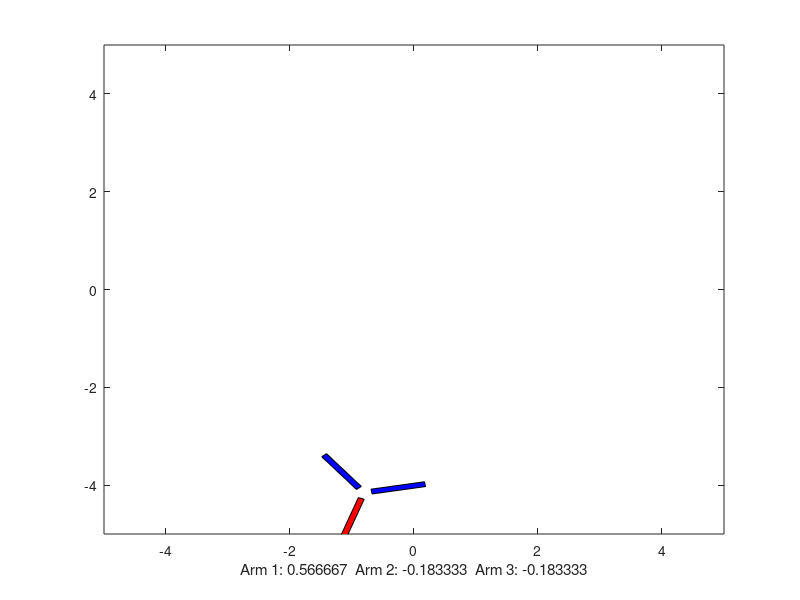

This figure's MATLAB source:
clear all;
clc;

timeDelay = 0.02;
runTime = 2;
runClock = 0.0;

arm1 = [-0.05,0.05,0.05,-0.05;0.125,0.125,1,1];
arm2 = [0.133,0.891,0.841,0.083;-0.0192,-0.4567,-0.5433,-0.1058];
arm3 = [-0.133,-0.891,-0.841,-0.083;-0.0192,-0.4567,-0.5433,-0.1058];

hold off;
axis([-5,5,-5,5]);

rotation = 0;
xCoord = 0;
yCoord = 0;

maxServo = 2000;
minServo = 1000;
midServo = 1500;

inRoll = 2000;
inPitch = 1500;
inYaw = 1600;

absRoll = (inRoll - midServo)/(midServo-minServo);
absPitch = (inPitch - midServo)/(midServo-minServo);
absYaw = (inYaw - midServo)/(midServo-minServo);

angle1 = (0.5 * absRoll + 1/3 * absYaw);
angle2 = (-0.577 * absPitch - 0.25 * absRoll + 1/3 * absYaw);
angle3 = (0.577 * absPitch - 0.25 * absRoll + 1/3 * absYaw);

angle1New = angle1 * 500 + 1500;
angle2New = angle2 * 500 + 1500;
angle3New = angle3 * 500 + 1500;

yawScalar = 10;
rollScalar = 0.1;
pitchScalar = 0.1;

while runClock < runTime
    rotation = yawScalar * (angle1 + angle2 + angle3) + rotation;
    roll = (angle1 - 0.5 * angle2 - 0.5 * angle3) * rollScalar;
    pitch = (0.577 * angle3 - 0.577 * angle2) * pitchScalar;
    
    xCoord = roll * cosd(rotation) - pitch * sind(rotation) + xCoord; 
    yCoord = pitch * cosd(rotation) - roll * sind(rotation) + yCoord;
    
    rotationFactorX1 = [cosd(-rotation),-sind(-rotation)];
    rotationFactorY1 = [sind(-rotation),cosd(-rotation)];
    rotationFactorX2 = [cosd(-rotation),-sind(-rotation)];
    rotationFactorY2 = [sind(-rotation),cosd(-rotation)];
    rotationFactorX3 = [cosd(-rotation),-sind(-rotation)];
    rotationFactorY3 = [sind(-rotation),cosd(-rotation)];
    
    rotationArm1 = [rotationFactorX1*arm1;rotationFactorY1*arm1];
    rotationArm2 = [rotationFactorX2*arm2;rotationFactorY2*arm2];
    rotationArm3 = [rotationFactorX3*arm3;rotationFactorY3*arm3];
    
    fill(rotationArm1(1,:)+xCoord,rotationArm1(2,:)+yCoord,'r')
    hold on;
    fill(rotationArm2(1,:)+xCoord,rotationArm2(2,:)+yCoord,'b')
    fill(rotationArm3(1,:)+xCoord,rotationArm3(2,:)+yCoord,'b')
    hold off;
    axis([-5,5,-5,5]);
    
    label = sprintf('Arm 1: %d  Arm 2: %d  Arm 3: %d', angle1, angle2, angle3);
    xlabel(label);
    pause(timeDelay);
    runClock = runClock + timeDelay;
end
